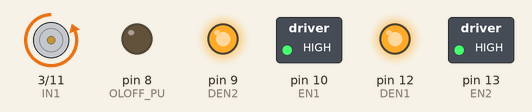
This sketch was run on a simulated Arduino Uno, built with avr-gcc and run on an emulated ATmega328P. Parts: motor-driver pin pairs drawn as motors (green arrow = first pin HIGH = forward, orange = second pin HIGH = backward, longer = more drive), switched loads named in the sketch (green lamp = pin HIGH), output pins drawn as LEDs (lit = HIGH).

Above: at 0.1 s.
At 0.6 s:
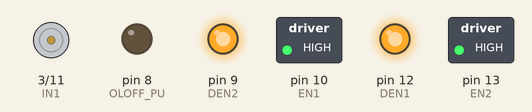
At 10.1 s:
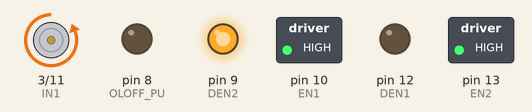
At 19.1 s:
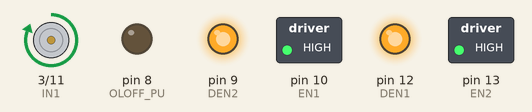
At 38.1 s:
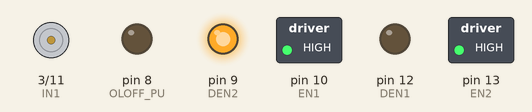
Timing chart, 0 to 40.0 s (numbered marks = the images above):
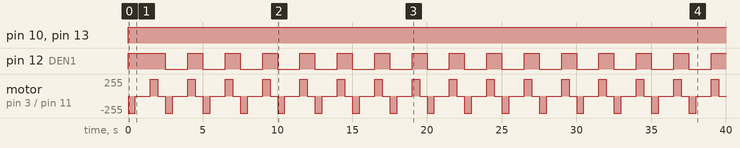

Measured:
- by itself, pin 10 (EN1), pin 13 (EN2): LOW → HIGH at 0.00 s
- by itself, pin 12 (DEN1): alternates HIGH for 1.0 s and LOW for 1.5 s
- by itself, motor on pin 3 (IN1) / pin 11 (IN2): repeats every 2.5 s: stopped 1.0 s, forward 255/255 0.50 s, stopped 0.50 s, backward 255/255 0.50 s

The sketch:

NovalithICLite_Shield_Starting_Software.ino
```cpp
// (licence header left out)
// -------------------------------------------------------------------------------------------
// Pin declaration for Arduino UNO
// -------------------------------------------------------------------------------------------
// IC1:
#define EN1  10     //Enable pin
#define IN1  3      //Input pin
#define DEN1  12    //Diagnostic enable pin
#define IS1  A1     //Sense pin
#define IS1_ADC  0  //Sense pin to ADC
// IC2:
#define EN2  13
#define IN2  11
#define DEN2  9
#define IS2  A0
#define IS2_ADC  0

#define OLOFF_PU  8 // Diagnostic in open load

/**************** Diagnositc signals in A, V, Ohm, ms ****************/
#define K_ILIS  4400
#define R_SENSE  1200       // Ohms
#define I_IS_FAULT  5.5     // mA
#define V_IS_FAULT  6.6     // V_IS_FAULT is R_SENSE x I_IS_FAULT
#define I_IS_OLOFF  2.5     // mA
#define V_IS_OLOFF  3       // V_IS_OLOFF is R_SENSE x I_IS_OLOFF
#define V_DS_OLOFF  1.8     // V
#define T_IS_OLOFF_D  0.07  // timings in ms

/*************************** Error states ***************************/
bool open_load_off_state = false;
bool short_to_bat_off_state = false;
bool short_to_gnd_off_state = false;

bool open_load = false;
bool short_to_bat = false;
bool short_to_gnd = false;

/*************************** Global Variables ***************************/
int option;
bool dataAvailable=false;
String inputString="";

// -------------------------------------------------------------------------------------------
// Serial function declaration - serial port can be used (CTRL+SHIFT+M) to control the devices
// -------------------------------------------------------------------------------------------
void serialEvent() {
  while (Serial.available()) {
    char inChar = (char)Serial.read();
    inputString += inChar;
    if (inChar == '\n')
      dataAvailable = true;
  }
}

void getDataUART(){
if (dataAvailable){
    option=inputString.toInt();
    Serial.print(inputString);
    switch(option){
      case 1:
        digitalWrite(EN1, HIGH);
        break;
      case 2:
        digitalWrite(EN1, LOW);
        break;
      case 3:
        digitalWrite(IN1, HIGH);
        break;
      case 4:
        digitalWrite(IN1, LOW);
        break;
      case 5:
        digitalWrite(EN2, HIGH);
        break;
      case 6:
        digitalWrite(EN2, LOW);
        break;
      case 7:
        digitalWrite(IN2, HIGH);
        break;
      case 8:
        digitalWrite(IN2, LOW);
        break;
      case 9:
        digitalWrite(OLOFF_PU, HIGH);
        break;
      case 0:
        digitalWrite(OLOFF_PU, LOW);
        break;
    }
    inputString = "";
    dataAvailable = false;
  }
}

// -------------------------------------------------------------------------------------------
// Sense functions declaration - reading out the output current value mirrored on ISx pin
// -------------------------------------------------------------------------------------------
  float readUIs1(){
    float is1;
    is1 = analogRead(IS1);
    // convert to Volt, Arduino UNO has a resolution of 4.9mV per point (5V/1024points)
    is1 = is1 * 0.0049;
    return is1;
  }

  float readUIs2(){
    float is2;
    is2 = analogRead(IS2);
    // convert to Volt, Arduino UNO has a resolution of 4.9mV per point (5V/1024points)
    is2 = is2 * 0.0049;
    return is2;
  }

  float readIIs1(){
    float is1;
    is1 = analogRead(IS1);
    // convert to Amp, Arduino UNO has a resolution of 4.9mV per point (5V/1024points)
    is1 = is1 * 0.0049 * (K_ILIS/R_SENSE);
    return is1;
  }

  float readIIs2(){
    float is2;
    is2 = analogRead(IS2);
    // convert to Amp Arduino UNO has a resolution of 4.9mV per point (5V/1024points)
    is2 = is2 * 0.0049 * (K_ILIS/R_SENSE);
    return is2;
  }


// -------------------------------------------------------------------------------------------
// Mode setting functions (Enable, diagnostic enable and input pin setting to LOW/HIGH)
// -------------------------------------------------------------------------------------------
  void allSimpleStop(){
    digitalWrite(EN1, LOW);
    digitalWrite(EN2, LOW);
    digitalWrite(IN1, LOW);
    digitalWrite(IN2, LOW);
  }

  void allGoToActiveModeWithDiagnostic(){
    digitalWrite(EN1, HIGH);
    digitalWrite(EN2, HIGH);
    digitalWrite(DEN1, HIGH);
    digitalWrite(DEN2, HIGH);
  }

  void allGoToActiveModeWithoutDiagnostic(){
    digitalWrite(EN1, HIGH);
    digitalWrite(EN2, HIGH);
    digitalWrite(DEN1, LOW);
    digitalWrite(DEN2, LOW);
  }

  void allGoToSleepMode(){
    digitalWrite(EN1, LOW);
    digitalWrite(EN2, LOW);
    digitalWrite(DEN1, LOW);
    digitalWrite(DEN2, LOW);
  }


// -------------------------------------------------------------------------------------------
// H-Bridge configuration setting and driving the load
// -------------------------------------------------------------------------------------------

// Current from out1->out2: negative
  void ic1HSfwLSactive(float on_time_ms, float off_time_ms){//High Side FreeWheel, Low Side ON
    //digitalWrite(DEN1, HIGH);
    digitalWrite(EN1, HIGH);
    digitalWrite(EN2, HIGH);
    //start rotation
    digitalWrite(IN1, LOW);
    digitalWrite(IN2, HIGH);
    delay(on_time_ms);
    //stop rotation
    digitalWrite(IN1, HIGH);
    digitalWrite(IN2, HIGH);
    delay(off_time_ms);
    //digitalWrite(DEN1, LOW);
  }

// Current from out1->out2: positive
  void ic1HSactiveLSfw(float on_time_ms, float off_time_ms){//High Side ON, Low Side FreeWheel
    digitalWrite(DEN1, HIGH);
    digitalWrite(EN1, HIGH);
    digitalWrite(EN2, HIGH);
    //start rotation
    digitalWrite(IN1, HIGH);
    digitalWrite(IN2, LOW);
    delay(on_time_ms);
    //stop rotation
    digitalWrite(IN1, LOW);
    digitalWrite(IN2, LOW);
    delay(off_time_ms);
    digitalWrite(DEN1, LOW);
  }

// Current from out1->out2: positive
  void ic2HSfwLSactive(float on_time_ms, float off_time_ms){//
    digitalWrite(DEN2, HIGH);
    digitalWrite(EN1, HIGH);
    digitalWrite(EN2, HIGH);
    //start rotation
    digitalWrite(IN1, HIGH);
    digitalWrite(IN2, LOW);
    delay(on_time_ms);
    //stop rotation
    digitalWrite(IN1, HIGH);
    digitalWrite(IN2, HIGH);
    delay(off_time_ms);
    //digitalWrite(DEN2, LOW);
    //digitalWrite(EN2, LOW);
    delay(off_time_ms);
  }

// Current from out1->out2: negative
  void ic2HSactiveLSfw(float on_time_ms, float off_time_ms){
    digitalWrite(DEN2, HIGH);
    digitalWrite(EN1, HIGH);
    digitalWrite(EN2, HIGH);
    //start rotation
    digitalWrite(IN1, LOW);
    digitalWrite(IN2, HIGH);
    delay(on_time_ms);
    //stop rotation
    digitalWrite(IN1, LOW);
    digitalWrite(IN2, LOW);
    delay(off_time_ms);
    //digitalWrite(DEN2, LOW);
    //digitalWrite(EN2, LOW);
    delay(off_time_ms);
  }


// -------------------------------------------------------------------------------------------
// Diagnostic function: Open Load in OFF, Short to VBAT in OFF, Short to GND in OFF
// -------------------------------------------------------------------------------------------

  // returns true if OL or other error is detected in off state
  // returns false if NO OL or other error is detected in off state

  bool OpenLoadDetectInOffStatePnpAtOut1(){
    float is1_pnp_off;
    float is1_pnp_on;
    float is2_pnp_off;
    float is2_pnp_on;

    if(EN1==HIGH || EN2==HIGH){
      Serial.print("\nError ic2OpenLoadDetectInOffState: IC1 or IC2 not in OFF state. Set EN1 and EN2 to zero!");
      return true;
    }

    digitalWrite(OLOFF_PU, LOW);
    delay(T_IS_OLOFF_D);
    is1_pnp_off = readUIs1();
    is2_pnp_off = readUIs2();
    digitalWrite(OLOFF_PU, HIGH);
    delay(T_IS_OLOFF_D);
    is1_pnp_on = readUIs1();
    is2_pnp_on = readUIs2();
    digitalWrite(OLOFF_PU, LOW);
    delay(T_IS_OLOFF_D);

    if((is1_pnp_off<V_IS_OLOFF) && (is2_pnp_off<V_IS_OLOFF) && (is1_pnp_on>V_IS_OLOFF) && (is2_pnp_on>V_IS_OLOFF)){
      open_load = false;
      short_to_bat = false;
      short_to_gnd = false;
      return false;
    } else if ((is1_pnp_off<V_IS_OLOFF) && (is2_pnp_off<V_IS_OLOFF) && (is1_pnp_on>V_IS_OLOFF) && (is2_pnp_on<V_IS_OLOFF)){
      Serial.print("\nError: Open Load in off state");
      open_load = true;
      short_to_bat = false;
      short_to_gnd = false;
      return true;
    } else if ((is1_pnp_off>V_IS_OLOFF) && (is2_pnp_off>V_IS_OLOFF) && (is1_pnp_on>V_IS_OLOFF) && (is2_pnp_on>V_IS_OLOFF)){
      Serial.print("\nError: Short to Battery in off state");
      open_load = false;
      short_to_bat = true;
      short_to_gnd = false;
      return true;
    } else if ((is1_pnp_off<V_IS_OLOFF) && (is2_pnp_off<V_IS_OLOFF) && (is1_pnp_on<V_IS_OLOFF) && (is2_pnp_on<V_IS_OLOFF)){
      Serial.println("\nError: Short to GND in off state, check it out dude!");
      open_load = false;
      short_to_bat = false;
      short_to_gnd = true;
      return true;
    } else {
      Serial.print("\nError: Open Load and short to Battery or GND in off state");
      open_load = true;
      short_to_bat = true;
      short_to_gnd = true;
      return true;
    }
  }


// -------------------------------------------------------------------------------------------
// Half-bridge functions to drive a motor with switching directions
// -------------------------------------------------------------------------------------------

 //a motor has to be connected between the corresponding VOUT and Shield's GND
 void switchDirectionHSfw(float on_time_ms, float off_time_ms, int num_on_off_cycles){
  int i = 0;
  for(i=0;i<num_on_off_cycles;i++){
    ic1HSfwLSactive(on_time_ms, off_time_ms);
    ic2HSfwLSactive(on_time_ms, off_time_ms);
  }
 }

 //a motor has to be connected between the corresponding VOUT and Shield's VBAT
 void switchDirectionLSfw(float on_time_ms, float off_time_ms, int num_on_off_cycles){
  int i = 0;
  for(i=0;i<num_on_off_cycles;i++){
    ic2HSactiveLSfw(on_time_ms, off_time_ms);
    ic1HSactiveLSfw(on_time_ms, off_time_ms);
  }
 }

void setup() {
  // Pin initialization
  pinMode(EN1, OUTPUT);
  pinMode(IN1, OUTPUT);
  pinMode(DEN1, OUTPUT);
  pinMode(EN2, OUTPUT);
  pinMode(IN2, OUTPUT);
  pinMode(DEN2, OUTPUT);
  pinMode(OLOFF_PU, OUTPUT);
  pinMode(IS1, INPUT);

  // initial condition: OFF with diagnostic ( = stand by mode)
  digitalWrite(EN1, LOW);
  digitalWrite(IN1, LOW);
  digitalWrite(DEN1, HIGH);
  digitalWrite(EN2, LOW);
  digitalWrite(IN2, LOW);
  digitalWrite(DEN2, HIGH);
  // initial OL detect: OFF
  digitalWrite(OLOFF_PU, LOW);

  // Serial initialization
  Serial.begin(9600);

}

void loop() {
  //call the function you want to execute
  switchDirectionLSfw(500,500,1);

}
```
